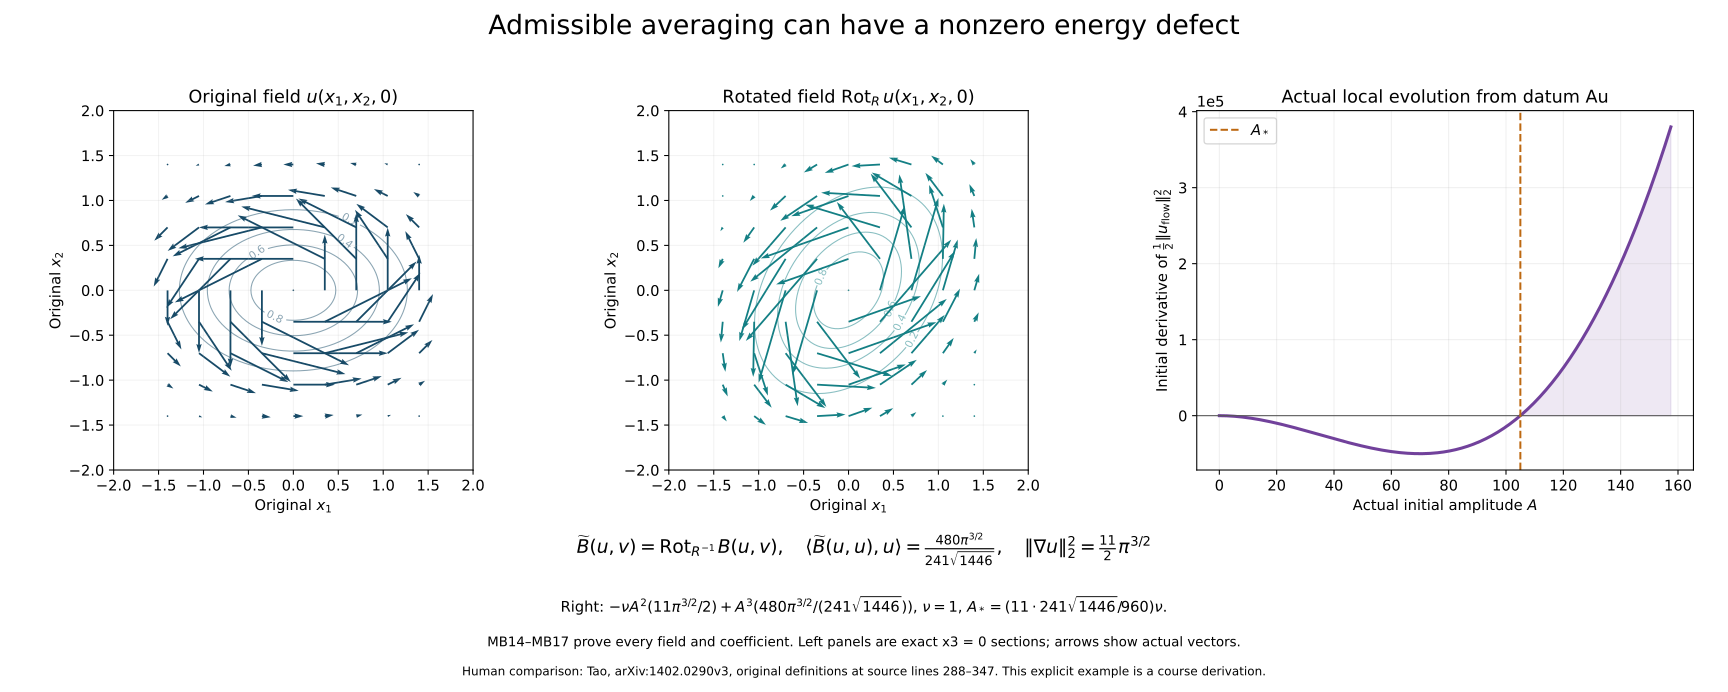

Reproduce this figure in Python.
"""Reproduce the actual Gaussian fields and exact energy derivative in MB14–MB17."""
from pathlib import Path
import json
import numpy as np
import matplotlib
matplotlib.use('Agg')
import matplotlib.pyplot as plt

out=Path(__file__).resolve().parent
R=np.array([[3.,-4.],[4.,3.]])/5.
Q=np.diag([1.,2.])
J=np.array([[0.,-1.],[1.,0.]])
Qp=R@Q@R.T
nu=1.
D=480*np.pi**1.5/(241*np.sqrt(1446))
gradnorm=11*np.pi**1.5/2
critical=nu*gradnorm/D
A=np.linspace(0,1.5*critical,301)
rate=-nu*A*A*gradnorm+A*A*A*D
grid=np.linspace(-1.4,1.4,9)
X,Y=np.meshgrid(grid,grid)
points=np.stack([X,Y],axis=-1)
dense=np.linspace(-1.9,1.9,201)
Xd,Yd=np.meshgrid(dense,dense)
p=np.stack([Xd,Yd],axis=-1)

plt.rcParams.update({'font.family':'DejaVu Sans','font.size':11})
fig,axes=plt.subplots(1,3,figsize=(18,7.2),gridspec_kw={'width_ratios':[1,1,1.2]})
records=[]
for ax,M,title,color in zip(axes[:2],[Q,Qp],
    [r'Original field $u(x_1,x_2,0)$',r'Rotated field $\operatorname{Rot}_R u(x_1,x_2,0)$'],
    ['#174a67','#137f84']):
    gaussian=np.exp(-np.einsum('...i,ij,...j->...',points,M,points))
    vectors=2*np.einsum('ij,...j->...i',J@M,points)*gaussian[...,None]
    background=np.exp(-np.einsum('...i,ij,...j->...',p,M,p))
    contours=ax.contour(Xd,Yd,background,levels=[.2,.4,.6,.8],colors=color,alpha=.5,linewidths=.8)
    ax.clabel(contours,inline=True,fontsize=8)
    ax.quiver(X,Y,vectors[...,0],vectors[...,1],angles='xy',scale_units='xy',scale=1,
              color=color,width=.005)
    ax.set(xlim=(-2,2),ylim=(-2,2),xlabel=r'Original $x_1$',ylabel=r'Original $x_2$',title=title)
    ax.set_aspect('equal')
    ax.grid(alpha=.15)
    records.append({'field':title,'points':points.reshape(-1,2).tolist(),'vectors':vectors.reshape(-1,2).tolist()})
axes[2].plot(A,rate,color='#71419b',linewidth=2.3)
axes[2].axhline(0,color='#555555',linewidth=.8)
axes[2].axvline(critical,color='#bd6811',linestyle='--',label=r'$A_*$')
axes[2].fill_between(A,0,rate,where=A>=critical,color='#71419b',alpha=.12)
axes[2].set(xlabel=r'Actual initial amplitude $A$',ylabel=r'Initial derivative of $\frac{1}{2}\|u_{\rm flow}\|_2^2$',
            title='Actual local evolution from datum Au')
axes[2].grid(alpha=.2)
axes[2].legend()
axes[2].ticklabel_format(axis='y',style='sci',scilimits=(0,0))
fig.suptitle('Admissible averaging can have a nonzero energy defect',fontsize=20,y=.98)
fig.subplots_adjust(left=.05,right=.98,top=.84,bottom=.32,wspace=.32)
fig.text(.5,.20,
    r'$\widetilde B(u,v)=\operatorname{Rot}_{R^{-1}}B(u,v),\quad'
    r'\langle\widetilde B(u,u),u\rangle=\frac{480\pi^{3/2}}{241\sqrt{1446}},\quad'
    r'\|\nabla u\|_2^2=\frac{11}{2}\pi^{3/2}$',ha='center',fontsize=14)
fig.text(.5,.115,
    r'Right: $-\nu A^2(11\pi^{3/2}/2)+A^3(480\pi^{3/2}/(241\sqrt{1446}))$, '
    r'$\nu=1$, $A_*=(11\cdot241\sqrt{1446}/960)\nu$.',ha='center',fontsize=11)
fig.text(.5,.065,'MB14–MB17 prove every field and coefficient. Left panels are exact x3 = 0 sections; arrows show actual vectors.',ha='center',fontsize=10)
fig.text(.5,.023,'Human comparison: Tao, arXiv:1402.0290v3, original definitions at source lines 288–347. This explicit example is a course derivation.',ha='center',fontsize=9)
fig.savefig(out/'original-averaged-energy-defect.png',dpi=160)
fig.savefig(out/'original-averaged-energy-defect.svg')
(out/'original-averaged-energy-defect-data.json').write_text(json.dumps({
    'proof':'ORIGINAL_AVERAGED_OPERATOR_20261010.md MB14–MB17',
    'meaning':'Exact original Gaussian fields sampled at x3=0; analytic initial energy derivative, not a numerically evolved flow.',
    'nu':nu,'rotation':R.tolist(),'original_quadratic_form':Q.tolist(),'rotated_quadratic_form':Qp.tolist(),
    'energy_defect':D,'full_gradient_norm_squared':gradnorm,'critical_amplitude':critical,
    'field_samples':records,'energy_samples':[{'amplitude':float(a),'energy_derivative':float(v)} for a,v in zip(A,rate)]
},indent=2)+'\n',encoding='utf-8')
print(json.dumps({'critical_amplitude':critical,'field_samples':sum(len(r['points']) for r in records),'energy_samples':len(A)}))
